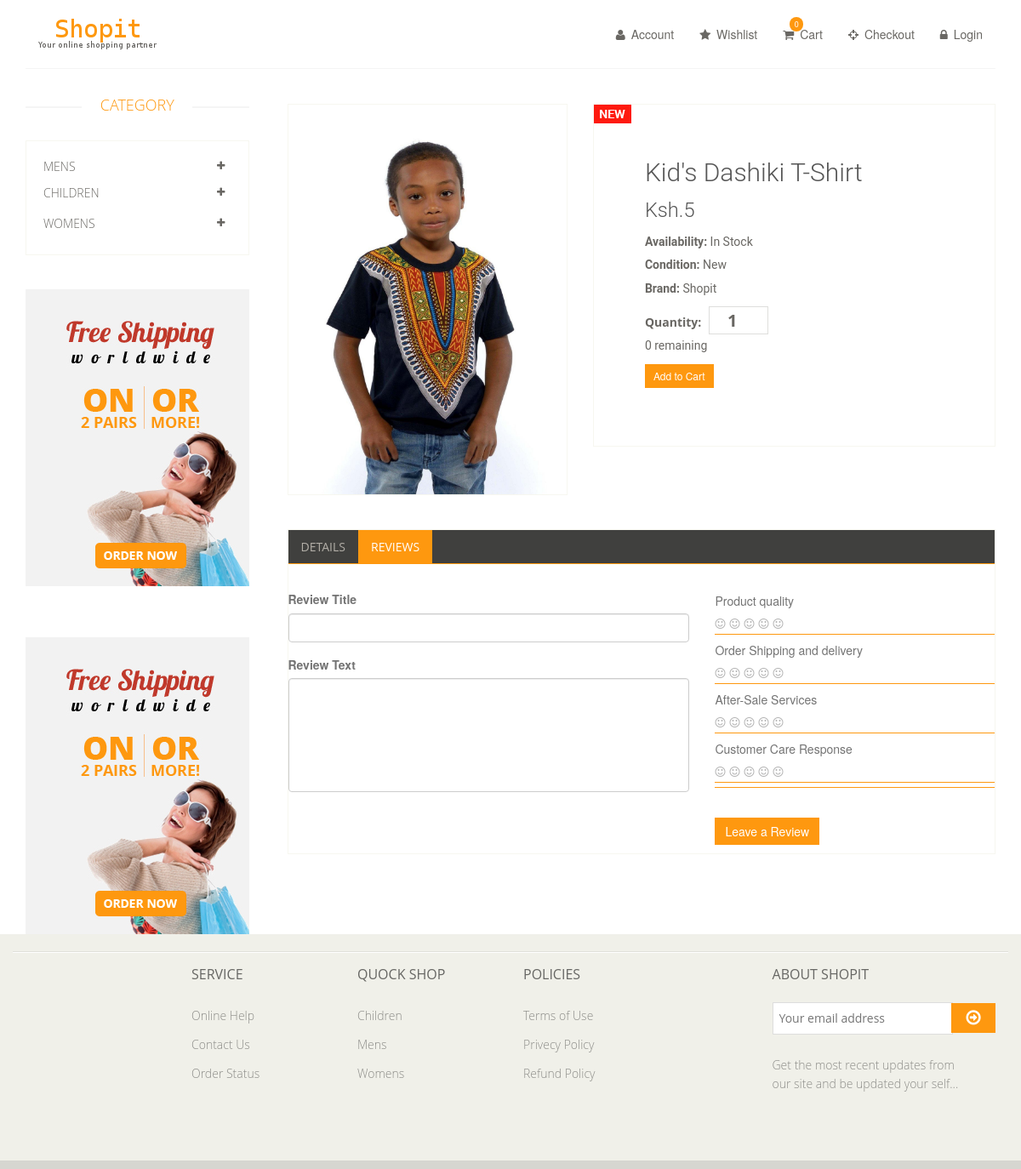
Before: /product.php?q=23 with the older database file.
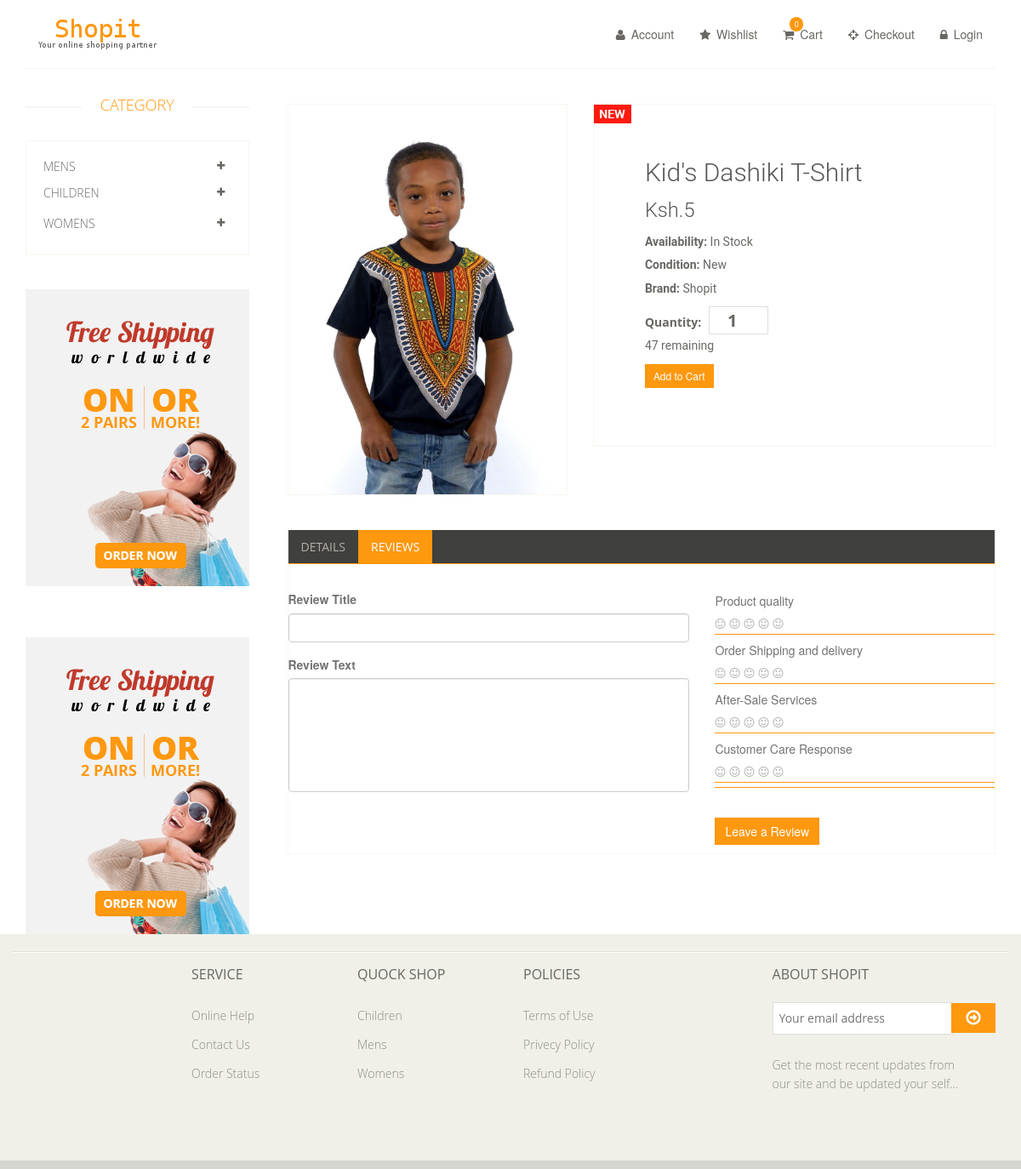
After: the same page with the newer database file.
### tables this page shows
CREATE TABLE `images` (
  `imageId` int(11) NOT NULL,
  `itemId` int(11) NOT NULL,
  `m_url` text NOT NULL,
  `s_url` text NOT NULL
);

CREATE TABLE `items` (
  `itemId` int(100) NOT NULL,
  `itemname` varchar(80) NOT NULL,
  `description` text NOT NULL,
  `date` timestamp NOT NULL DEFAULT CURRENT_TIMESTAMP,
  `price` int(40) NOT NULL,
  `instock` tinyint(1) NOT NULL
);

### admin/database.php (called while the page is built, shortened)
<?php
class MySQLDB
{
   var $connection;
   function MySQLDB(){
      $this->connection = mysqli_connect(DB_SERVER, DB_USER, DB_PASS) or die(mysql_error());
      mysqli_select_db($this->connection,DB_NAME) or die(mysql_error());
   }
function getItemInfo($itemId){
$q="SELECT * FROM ".TBL_ITEMS." INNER JOIN ".TBL_IMAGES." on ".TBL_ITEMS.".itemId= ".TBL_IMAGES.".itemId WHERE ".TBL_ITEMS.".itemId=".$itemId;
  $result = mysqli_query($this->connection,$q);
$thisarray=array();
while($dbarray = mysqli_fetch_array($result)){
  $thisarray[]=$dbarray;
}
return $thisarray;
}
};
$database = new MySQLDB;
?>

### product.php (the view, shortened to what the changed rows need)
<!DOCTYPE html>
<html lang="en">
<head>
    <link href="css/bootstrap.min.css" rel="stylesheet">
    <link href="css/font-awesome.min.css" rel="stylesheet">
    <link href="css/prettyPhoto.css" rel="stylesheet">
    <link href="css/price-range.css" rel="stylesheet">
    <link href="css/animate.css" rel="stylesheet">
	<link href="css/main.css" rel="stylesheet">
	<link href="css/responsive.css" rel="stylesheet">
</head>
<body>
<?php include('header.php');?>
	<section>
		<div class="container">
			<div class="row">
				<div class="col-sm-3">
          <div class="left-sidebar">
            <h2>Category</h2>
          </div>
      	</div>
				<div class="col-sm-9 padding-right">
          <?php
          $id=$_GET['q'];
$rows=$database->getItemInfo($id);
if($rows != NULL){
foreach($rows as $row){
           ?>
					<div class="product-details">
						<div class="col-sm-5">
							<div class="view-product">
								<img src="<?=$row['m_url'];?>" alt="" />
							</div>
						</div>
						<div class="col-sm-7">
							<div class="product-information">
								<img src="images/product-details/new.jpg" class="newarrival" alt="" />
								<h2><?=$row['itemname'];?></h2>
									<h4>Ksh.<?=$row['price'];?></h4>
								<p><b>Availability:</b> In Stock</p>
								<p><b>Condition:</b> New</p>
								<p><b>Brand:</b> Shopit</p>
                <span>
                    <form class="form-item" method="post" action="process.php">
                <label>Quantity:</label>
                <input type="number" class="qty"name="qty" value="1"placeholder=""  />
                  <p><?=$row['instock'];?> remaining</p>
                <button type="submit" id="button" class="btn btn-primary btn-sm ">Add to Cart</button>
                </form>
                </span>
							</div>
						</div>
					</div>
					<div class="category-tab shop-details-tab">
						<div class="col-sm-12">
							<ul class="nav nav-tabs">
								<li><a href="#details" data-toggle="tab">Details</a></li>
								<li class="active"><a href="#reviews" data-toggle="tab">Reviews</a></li>
							</ul>
						</div>
						<div class="tab-content">
                  <div class="row">
                      <form action="process.php" method="POST">
                  <div class="col-md-7">
                  <div class="form-group">
                  <label>Review Title</label>
                  <input class="form-control" type="text" name="title"/>
                  </div>
                  <div class="form-group">
                  <label>Review Text</label>
                  <textarea class="form-control" rows="6" name="review"></textarea>
                  </div>
                  </div>
                  <div class="col-md-5">
                  <ul class="list booking-item-raiting-summary-list stats-list-select">
                  <li>
                  <div class="booking-item-raiting-list-title">Product quality</div>
                  <ul class="icon-group booking-item-rating-stars">
                  <li><i class="fa fa-smile-o"></i>
                  </li>
                  <li><i class="fa fa-smile-o"></i>
                  </li>
                  <li><i class="fa fa-smile-o"></i>
                  </li>
                  <li><i class="fa fa-smile-o"></i>
                  </li>
                  <li><i class="fa fa-smile-o"></i>
                  </li>
                  </ul>
                  </li>
                  <li>
                  <div class="booking-item-raiting-list-title">Order Shipping and delivery</div>
                  <ul class="icon-group booking-item-rating-stars">
                  <li><i class="fa fa-smile-o"></i>
                  </li>
                  <li><i class="fa fa-smile-o"></i>
                  </li>
                  <li><i class="fa fa-smile-o"></i>
                  </li>
                  <li><i class="fa fa-smile-o"></i>
                  </li>
                  <li><i class="fa fa-smile-o"></i>
                  </li>
                  </ul>
                  </li>
                  <li>
                  <div class="booking-item-raiting-list-title">After-Sale Services</div>
                  <ul class="icon-group booking-item-rating-stars">
                  <li><i class="fa fa-smile-o"></i>
                  </li>
                  <li><i class="fa fa-smile-o"></i>
                  </li>
                  <li><i class="fa fa-smile-o"></i>
                  </li>
                  <li><i class="fa fa-smile-o"></i>
                  </li>
                  <li><i class="fa fa-smile-o"></i>
                  </li>
                  </ul>
                  </li>
                  <li>
                  <div class="booking-item-raiting-list-title">Customer Care Response</div>
                  <ul class="icon-group booking-item-rating-stars">
                  <li><i class="fa fa-smile-o"></i>
                  </li>
                  <li><i class="fa fa-smile-o"></i>
                  </li>
                  <li><i class="fa fa-smile-o"></i>
                  </li>
                  <li><i class="fa fa-smile-o"></i>
                  </li>
                  <li><i class="fa fa-smile-o"></i>
                  </li>
                  </ul>
                  </li>
                  </ul>
                  <input class="btn btn-primary" type="submit" value="Leave a Review"/>
                  </div>
                      </form>
                  </div>
								</div>
							</div>
						</div>
					</div>
        <?php }
      }
        ?>
				</div>
	</section>
  <?php include('footer.php'); ?>
</body>
</html>

Changed rows visible on the page:
changed through a linked row, images "Kid's Dashiki T-Shirt": itemId.instock "0" → "47"
